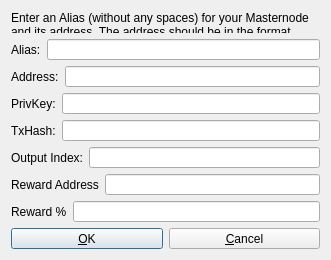
<?xml version="1.0" encoding="UTF-8"?>
<ui version="4.0">
 <class>AddEditAdrenalineNode</class>
 <widget class="QDialog" name="AddEditAdrenalineNode">
  <property name="geometry">
   <rect>
    <x>0</x>
    <y>0</y>
    <width>331</width>
    <height>220</height>
   </rect>
  </property>
  <property name="windowTitle">
   <string>Add/Edit TransFast Node</string>
  </property>
  <property name="modal">
   <bool>true</bool>
  </property>
  <layout class="QVBoxLayout" name="verticalLayout">
   <item>
    <widget class="QLabel" name="label_9">
     <property name="sizePolicy">
      <sizepolicy hsizetype="Preferred" vsizetype="Expanding">
       <horstretch>0</horstretch>
       <verstretch>0</verstretch>
      </sizepolicy>
     </property>
     <property name="text">
      <string>&lt;html&gt;&lt;head/&gt;&lt;body&gt;&lt;p&gt;Enter an Alias (without any spaces) for your Masternode and its address. The address should be in the format 123.456.789.123:52519.&lt;/p&gt;&lt;/body&gt;&lt;/html&gt;</string>
     </property>
     <property name="wordWrap">
      <bool>true</bool>
     </property>
    </widget>
   </item>
   <item>
    <layout class="QHBoxLayout" name="horizontalLayout_4">
     <property name="bottomMargin">
      <number>0</number>
     </property>
     <item>
      <widget class="QLabel" name="label_4">
       <property name="text">
        <string>Alias:</string>
       </property>
      </widget>
     </item>
     <item>
      <widget class="QLineEdit" name="aliasLineEdit"/>
     </item>
    </layout>
   </item>
   <item>
    <layout class="QHBoxLayout" name="horizontalLayout_5">
     <property name="bottomMargin">
      <number>0</number>
     </property>
     <item>
      <widget class="QLabel" name="label_6">
       <property name="text">
        <string>Address:</string>
       </property>
      </widget>
     </item>
     <item>
      <widget class="QLineEdit" name="addressLineEdit"/>
     </item>
    </layout>
   </item>
   <item>
    <layout class="QHBoxLayout" name="horizontalLayout_3">
     <property name="bottomMargin">
      <number>0</number>
     </property>
     <item>
      <widget class="QLabel" name="label_5">
       <property name="text">
        <string>PrivKey:</string>
       </property>
      </widget>
     </item>
     <item>
      <widget class="QLineEdit" name="privkeyLineEdit"/>
     </item>
    </layout>
   </item>
   <item>
    <layout class="QHBoxLayout" name="horizontalLayout_2">
     <property name="bottomMargin">
      <number>0</number>
     </property>
     <item>
      <widget class="QLabel" name="label_2">
       <property name="text">
        <string>TxHash:</string>
       </property>
      </widget>
     </item>
     <item>
      <widget class="QLineEdit" name="txhashLineEdit"/>
     </item>
    </layout>
   </item>
   <item>
    <layout class="QHBoxLayout" name="horizontalLayout_8">
     <property name="bottomMargin">
      <number>0</number>
     </property>
     <item>
      <widget class="QLabel" name="label_8">
       <property name="text">
        <string>Output Index:</string>
       </property>
      </widget>
     </item>
     <item>
      <widget class="QLineEdit" name="outputindexLineEdit"/>
     </item>
    </layout>
   </item>
   <item>
    <layout class="QHBoxLayout" name="horizontalLayout_6">
     <property name="bottomMargin">
      <number>0</number>
     </property>
     <item>
      <widget class="QLabel" name="label_3">
	       <property name="visible">
      <bool>false</bool>
</property>
       <property name="text">
        <string>Reward Address</string>
       </property>
      </widget>
     </item> 
     <item>
      <widget class="QLineEdit" name="rewardaddressLineEdit">
	  		<property name="visible">
      <bool>false</bool>
              </property>
			  </widget>
     </item>
    </layout>
   </item>
   <item>
    <layout class="QHBoxLayout" name="horizontalLayout_7">
     <property name="bottomMargin">
      <number>0</number>
     </property>
     <item>
      <widget class="QLabel" name="label_7">
	  	       <property name="visible">
      <bool>false</bool>
</property>
       <property name="text">
        <string>Reward %</string>
       </property>
      </widget>
     </item>
     <item>
      <widget class="QLineEdit" name="rewardpercentageLineEdit">
	  	       <property name="visible">
      <bool>false</bool>
</property>
</widget>
     </item>
    </layout>
   </item>
   <item>
    <layout class="QHBoxLayout" name="horizontalLayout_Buttons">
     <item>
      <widget class="QPushButton" name="okButton">
       <property name="text">
        <string>&amp;OK</string>
       </property>
      </widget>
     </item>
     <item>
      <widget class="QPushButton" name="cancelButton">
       <property name="text">
        <string>&amp;Cancel</string>
       </property>
       <property name="autoDefault">
        <bool>false</bool>
       </property>
      </widget>
     </item>
    </layout>
   </item>
  </layout>
 </widget>
 <resources/>
 <connections/>
</ui>
